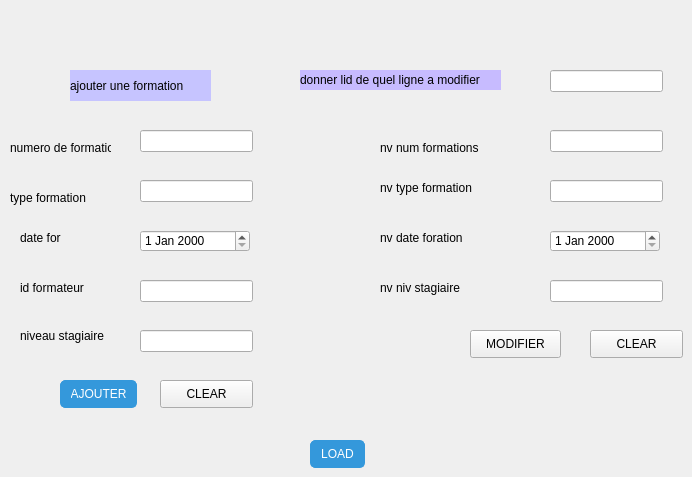
             <widget class="QWidget" name="page_19">
              <property name="maximumSize">
               <size>
                <width>881</width>
                <height>531</height>
               </size>
              </property>
              <widget class="QLineEdit" name="lineEditNumForm">
               <property name="geometry">
                <rect>
                 <x>140</x>
                 <y>130</y>
                 <width>113</width>
                 <height>22</height>
                </rect>
               </property>
              </widget>
              <widget class="QLineEdit" name="lineEditTypeForm">
               <property name="geometry">
                <rect>
                 <x>140</x>
                 <y>180</y>
                 <width>113</width>
                 <height>22</height>
                </rect>
               </property>
              </widget>
              <widget class="QLineEdit" name="lineEditIdForm">
               <property name="geometry">
                <rect>
                 <x>140</x>
                 <y>280</y>
                 <width>113</width>
                 <height>22</height>
                </rect>
               </property>
              </widget>
              <widget class="QLineEdit" name="lineEditNivStag">
               <property name="geometry">
                <rect>
                 <x>140</x>
                 <y>330</y>
                 <width>113</width>
                 <height>22</height>
                </rect>
               </property>
              </widget>
              <widget class="QLabel" name="label_34">
               <property name="geometry">
                <rect>
                 <x>10</x>
                 <y>140</y>
                 <width>101</width>
                 <height>16</height>
                </rect>
               </property>
               <property name="text">
                <string>numero de formations</string>
               </property>
              </widget>
              <widget class="QLabel" name="label_35">
               <property name="geometry">
                <rect>
                 <x>10</x>
                 <y>190</y>
                 <width>121</width>
                 <height>16</height>
                </rect>
               </property>
               <property name="text">
                <string>type formation</string>
               </property>
              </widget>
              <widget class="QLabel" name="label_36">
               <property name="geometry">
                <rect>
                 <x>20</x>
                 <y>230</y>
                 <width>56</width>
                 <height>16</height>
                </rect>
               </property>
               <property name="text">
                <string>date for</string>
               </property>
              </widget>
              <widget class="QLabel" name="label_37">
               <property name="geometry">
                <rect>
                 <x>20</x>
                 <y>280</y>
                 <width>101</width>
                 <height>16</height>
                </rect>
               </property>
               <property name="text">
                <string>id formateur</string>
               </property>
              </widget>
              <widget class="QDateEdit" name="dateEditDateForm">
               <property name="geometry">
                <rect>
                 <x>140</x>
                 <y>230</y>
                 <width>110</width>
                 <height>22</height>
                </rect>
               </property>
              </widget>
              <widget class="QLabel" name="label_38">
               <property name="geometry">
                <rect>
                 <x>70</x>
                 <y>70</y>
                 <width>141</width>
                 <height>31</height>
                </rect>
               </property>
               <property name="styleSheet">
                <string notr="true">background-color: rgb(198, 196, 255);</string>
               </property>
               <property name="text">
                <string>ajouter une formation</string>
               </property>
              </widget>
              <widget class="QLabel" name="label_39">
               <property name="geometry">
                <rect>
                 <x>300</x>
                 <y>70</y>
                 <width>201</width>
                 <height>20</height>
                </rect>
               </property>
               <property name="styleSheet">
                <string notr="true">background-color: rgb(199, 187, 255);</string>
               </property>
               <property name="text">
                <string>donner lid de quel ligne a modifier</string>
               </property>
              </widget>
              <widget class="QLineEdit" name="LID">
               <property name="geometry">
                <rect>
                 <x>550</x>
                 <y>70</y>
                 <width>113</width>
                 <height>22</height>
                </rect>
               </property>
              </widget>
              <widget class="QLineEdit" name="LNUMF">
               <property name="geometry">
                <rect>
                 <x>550</x>
                 <y>130</y>
                 <width>113</width>
                 <height>22</height>
                </rect>
               </property>
              </widget>
              <widget class="QLineEdit" name="LTYPEF">
               <property name="geometry">
                <rect>
                 <x>550</x>
                 <y>180</y>
                 <width>113</width>
                 <height>22</height>
                </rect>
               </property>
              </widget>
              <widget class="QLineEdit" name="LNIVSTG">
               <property name="geometry">
                <rect>
                 <x>550</x>
                 <y>280</y>
                 <width>113</width>
                 <height>22</height>
                </rect>
               </property>
              </widget>
              <widget class="QLabel" name="label_40">
               <property name="geometry">
                <rect>
                 <x>380</x>
                 <y>140</y>
                 <width>121</width>
                 <height>16</height>
                </rect>
               </property>
               <property name="text">
                <string>nv num formations</string>
               </property>
              </widget>
              <widget class="QLabel" name="label_41">
               <property name="geometry">
                <rect>
                 <x>380</x>
                 <y>180</y>
                 <width>111</width>
                 <height>16</height>
                </rect>
               </property>
               <property name="text">
                <string>nv type formation</string>
               </property>
              </widget>
              <widget class="QLabel" name="label_42">
               <property name="geometry">
                <rect>
                 <x>380</x>
                 <y>230</y>
                 <width>111</width>
                 <height>16</height>
                </rect>
               </property>
               <property name="text">
                <string>nv date foration</string>
               </property>
              </widget>
              <widget class="QLabel" name="label_43">
               <property name="geometry">
                <rect>
                 <x>380</x>
                 <y>280</y>
                 <width>111</width>
                 <height>16</height>
                </rect>
               </property>
               <property name="text">
                <string>nv niv stagiaire</string>
               </property>
              </widget>
              <widget class="QDateEdit" name="LDATEF">
               <property name="geometry">
                <rect>
                 <x>550</x>
                 <y>230</y>
                 <width>110</width>
                 <height>22</height>
                </rect>
               </property>
              </widget>
              <widget class="QPushButton" name="nouraffichertableau">
               <property name="geometry">
                <rect>
                 <x>310</x>
                 <y>440</y>
                 <width>55</width>
                 <height>28</height>
                </rect>
               </property>
               <property name="styleSheet">
                <string notr="true">QPushButton {
    background-color: #3498db; /* Button background color */
    color: white; /* Text color */
    border: 1px solid #3498db; /* Border color */
    border-radius: 5px; /* Rounded corners */
    padding: 5px 10px; /* Padding around the text */
}

QPushButton:hover {
    background-color: #2980b9; /* Button background color on hover */
}

QPushButton:pressed {
    background-color: #2070a0; /* Button background color when pressed */
}</string>
               </property>
               <property name="text">
                <string>LOAD</string>
               </property>
              </widget>
              <widget class="QPushButton" name="nourajouterfor">
               <property name="geometry">
                <rect>
                 <x>60</x>
                 <y>380</y>
                 <width>77</width>
                 <height>28</height>
                </rect>
               </property>
               <property name="styleSheet">
                <string notr="true">QPushButton {
    background-color: #3498db; /* Button background color */
    color: white; /* Text color */
    border: 1px solid #3498db; /* Border color */
    border-radius: 5px; /* Rounded corners */
    padding: 5px 10px; /* Padding around the text */
}

QPushButton:hover {
    background-color: #2980b9; /* Button background color on hover */
}

QPushButton:pressed {
    background-color: #2070a0; /* Button background color when pressed */
}</string>
               </property>
               <property name="text">
                <string>AJOUTER</string>
               </property>
              </widget>
              <widget class="QPushButton" name="nourmodifierfor">
               <property name="geometry">
                <rect>
                 <x>470</x>
                 <y>330</y>
                 <width>91</width>
                 <height>28</height>
                </rect>
               </property>
               <property name="text">
                <string>MODIFIER</string>
               </property>
              </widget>
              <widget class="QLabel" name="label_44">
               <property name="geometry">
                <rect>
                 <x>20</x>
                 <y>320</y>
                 <width>101</width>
                 <height>31</height>
                </rect>
               </property>
               <property name="text">
                <string>niveau stagiaire</string>
               </property>
              </widget>
              <widget class="QPushButton" name="nourclear1">
               <property name="geometry">
                <rect>
                 <x>160</x>
                 <y>380</y>
                 <width>93</width>
                 <height>28</height>
                </rect>
               </property>
               <property name="text">
                <string>CLEAR</string>
               </property>
              </widget>
              <widget class="QPushButton" name="nourclear2">
               <property name="geometry">
                <rect>
                 <x>590</x>
                 <y>330</y>
                 <width>93</width>
                 <height>28</height>
                </rect>
               </property>
               <property name="text">
                <string>CLEAR</string>
               </property>
              </widget>
             </widget>
